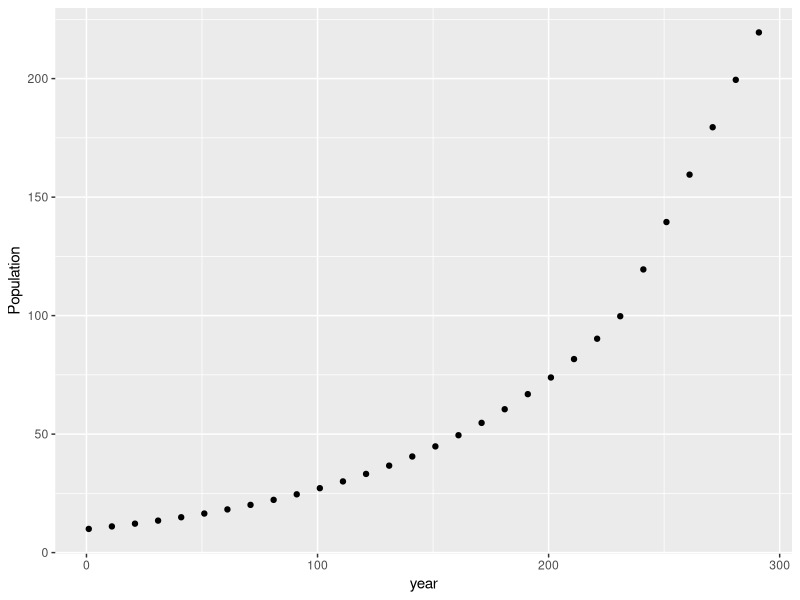

Reproduce this figure in R.
## ---- chunk 1
knitr::opts_chunk$set(echo = TRUE)
## ---- chunk 2
# Load libraries 
library(tidyverse)
library(deSolve)

# Create function
dforest_growth <- function(time, C, parms) {
  dC = ifelse( C < parms$canopy_ct, parms$r*C, parms$g)
  dC = ifelse( parms$air_T < 0, 0, dC)
  dC = ifelse( C > parms$K, 0, dC)
  return(list(dC))
}

## ---- chunk 3
initial_C = 10
years = seq(from=1, to=300, by=10)

# create parameter list
newparms = list(canopy_ct = 100, K = 500, r = 0.01, g = 2, air_T = 20)

# run the solver
results = ode(y=initial_C, times=years, func=dforest_growth,parms= newparms)

# look at results
head(results)
colnames(results)=c("year","Cnew")
results_graph <- ggplot(as.data.frame(results), aes(year,Cnew)) +
  geom_point() +
  labs(y="Population", "years")

results_graph
